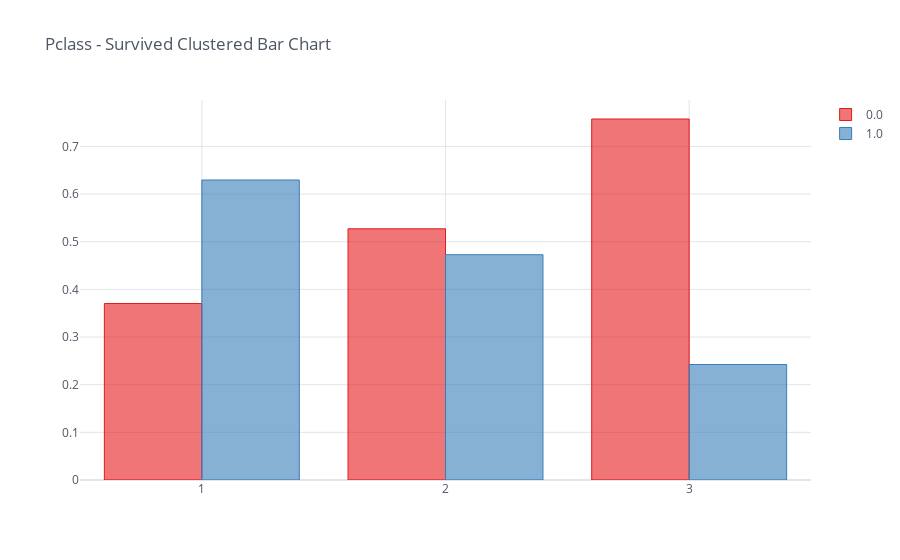

This figure's notebook cell:
### Code cell
pclass_pivot_table.divide(pclass_pivot_table.sum(axis=1), axis='index').iplot(kind='bar', theme='white', 
                            title='Pclass - Survived Clustered Bar Chart',colorscale='set1')

### Figure 1 — Plotly figure (JSON) as saved in the notebook; plotly's stock layout.template omitted (floating-point values rounded to 4 significant figures)
{"data": [{"marker": {"color": "rgba(228, 26, 28, 0.6)", "line": {"color": "rgba(228, 26, 28, 1.0)", "width": 1}}, "name": "0.0", "orientation": "v", "text": "", "type": "bar", "x": [1, 2, 3], "y": [0.3704, 0.5272, 0.7576]}, {"marker": {"color": "rgba(55, 126, 184, 0.6)", "line": {"color": "rgba(55, 126, 184, 1.0)", "width": 1}}, "name": "1.0", "orientation": "v", "text": "", "type": "bar", "x": [1, 2, 3], "y": [0.6296, 0.4728, 0.2424]}], "layout": {"legend": {"bgcolor": "#FFFFFF", "font": {"color": "#4D5663"}}, "paper_bgcolor": "#FFFFFF", "plot_bgcolor": "#FFFFFF", "title": {"font": {"color": "#4D5663"}, "text": "Pclass - Survived Clustered Bar Chart"}, "xaxis": {"gridcolor": "#E1E5ED", "showgrid": true, "tickfont": {"color": "#4D5663"}, "title": {"font": {"color": "#4D5663"}, "text": ""}, "zerolinecolor": "#E1E5ED"}, "yaxis": {"gridcolor": "#E1E5ED", "showgrid": true, "tickfont": {"color": "#4D5663"}, "title": {"font": {"color": "#4D5663"}, "text": ""}, "zerolinecolor": "#E1E5ED"}}}
